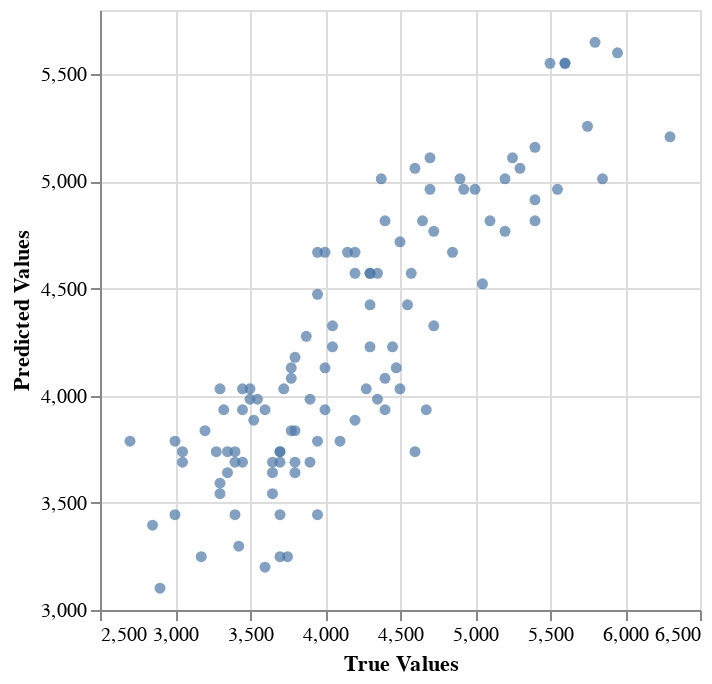

The cell this chart's notebook holds for it:
### Markdown cell above
### D)

Evaluate the model on the test dataset, i.e. for every penguin in the test set (only), use your linear model from (C) to predict body mass from flipper length, storing results in an array called `y_test_pred`. Make a scatter plot of true vs predicted mass.

### Code cell
y_test_pred = model.predict(X_test)

predictions = pd.DataFrame()
predictions['actual'] = y_test
predictions['predicted'] = y_test_pred

alt.Chart(predictions).encode(
    x = alt.X('actual', scale = alt.Scale(zero = False), title = "True Values"),
    y = alt.Y('predicted', scale = alt.Scale(zero = False), title = "Predicted Values")
).mark_circle()

### Figure 1 — Vega-Lite specification as saved in the notebook (floating-point values rounded to 4 significant figures)
{"config": {"view": {"continuousWidth": 300, "continuousHeight": 300}}, "data": {"name": "data-4efa70a13f297f13a67dbd64296435a1"}, "mark": {"type": "circle"}, "encoding": {"x": {"field": "actual", "scale": {"zero": false}, "title": "True Values", "type": "quantitative"}, "y": {"field": "predicted", "scale": {"zero": false}, "title": "Predicted Values", "type": "quantitative"}}, "$schema": "https://vega.github.io/schema/vega-lite/v5.8.0.json", "datasets": {"data-4efa70a13f297f13a67dbd64296435a1": [{"actual": 3950.0, "predicted": 3788.0}, {"actual": 4300.0, "predicted": 4571.0}, {"actual": 3600.0, "predicted": 3934.0}, {"actual": 3400.0, "predicted": 3690.0}, {"actual": 5200.0, "predicted": 5012.0}, {"actual": 4300.0, "predicted": 4228.0}, {"actual": 2900.0, "predicted": 3102.0}, {"actual": 3650.0, "predicted": 3543.0}, {"actual": 4300.0, "predicted": 4571.0}, {"actual": 3500.0, "predicted": 3983.0}, {"actual": 3775.0, "predicted": 4081.0}, {"actual": 3650.0, "predicted": 3690.0}, {"actual": 2850.0, "predicted": 3396.0}, {"actual": 3400.0, "predicted": 3739.0}, {"actual": 3950.0, "predicted": 4473.0}, {"actual": 3700.0, "predicted": 3445.0}, {"actual": 3950.0, "predicted": 4669.0}, {"actual": 3700.0, "predicted": 3739.0}, {"actual": 4675.0, "predicted": 3934.0}, {"actual": 3275.0, "predicted": 3739.0}, {"actual": 5100.0, "predicted": 4816.0}, {"actual": 4000.0, "predicted": 4130.0}, {"actual": 4275.0, "predicted": 4032.0}, {"actual": 3175.0, "predicted": 3249.0}, {"actual": 3775.0, "predicted": 4130.0}, {"actual": 3950.0, "predicted": 3445.0}, {"actual": 4925.0, "predicted": 4963.0}, {"actual": 3450.0, "predicted": 3934.0}, {"actual": 5300.0, "predicted": 5061.0}, {"actual": 5050.0, "predicted": 4522.0}, {"actual": 3725.0, "predicted": 4032.0}, {"actual": 4575.0, "predicted": 4571.0}, {"actual": 5250.0, "predicted": 5110.0}, {"actual": 4600.0, "predicted": 3739.0}, {"actual": 4700.0, "predicted": 5110.0}, {"actual": 3500.0, "predicted": 4032.0}, {"actual": 3350.0, "predicted": 3641.0}, {"actual": 4050.0, "predicted": 4326.0}, {"actual": 3700.0, "predicted": 3690.0}, {"actual": 2700.0, "predicted": 3788.0}, {"actual": 4725.0, "predicted": 4326.0}, {"actual": 5750.0, "predicted": 5257.0}, {"actual": 4500.0, "predicted": 4718.0}, {"actual": 4400.0, "predicted": 3934.0}, {"actual": 4725.0, "predicted": 4767.0}, {"actual": 4850.0, "predicted": 4669.0}, {"actual": 4500.0, "predicted": 4032.0}, {"actual": 3300.0, "predicted": 3592.0}, {"actual": 4350.0, "predicted": 3983.0}, {"actual": 5400.0, "predicted": 4816.0}, {"actual": 4100.0, "predicted": 3788.0}, {"actual": 3325.0, "predicted": 3934.0}, {"actual": 3900.0, "predicted": 3690.0}, {"actual": 4900.0, "predicted": 5012.0}, {"actual": 5000.0, "predicted": 4963.0}, {"actual": 4200.0, "predicted": 4669.0}, {"actual": 4375.0, "predicted": 5012.0}, {"actual": 4300.0, "predicted": 4424.0}, {"actual": 5600.0, "predicted": 5551.0}, {"actual": 5600.0, "predicted": 5551.0}, {"actual": 3775.0, "predicted": 3837.0}, {"actual": 4400.0, "predicted": 4816.0}, {"actual": 5400.0, "predicted": 5159.0}, {"actual": 3400.0, "predicted": 3445.0}, {"actual": 3800.0, "predicted": 3690.0}, {"actual": 4000.0, "predicted": 3934.0}, {"actual": 4450.0, "predicted": 4228.0}, {"actual": 4600.0, "predicted": 5061.0}, {"actual": 3300.0, "predicted": 4032.0}, {"actual": 4550.0, "predicted": 4424.0}, {"actual": 4050.0, "predicted": 4228.0}, {"actual": 4200.0, "predicted": 3886.0}, {"actual": 4200.0, "predicted": 4571.0}, {"actual": 4000.0, "predicted": 4669.0}, {"actual": 5800.0, "predicted": 5649.0}, {"actual": 3800.0, "predicted": 3837.0}, {"actual": 4400.0, "predicted": 4081.0}, {"actual": 5200.0, "predicted": 4767.0}, {"actual": 3600.0, "predicted": 3200.0}, {"actual": 3750.0, "predicted": 3249.0}, {"actual": 5550.0, "predicted": 4963.0}, {"actual": 3650.0, "predicted": 3641.0}, {"actual": 3050.0, "predicted": 3690.0}, {"actual": 5850.0, "predicted": 5012.0}, {"actual": 4700.0, "predicted": 4963.0}, {"actual": 3550.0, "predicted": 3983.0}, {"actual": 3700.0, "predicted": 3739.0}, {"actual": 3800.0, "predicted": 4179.0}, {"actual": 3200.0, "predicted": 3837.0}, {"actual": 3425.0, "predicted": 3298.0}, {"actual": 5950.0, "predicted": 5600.0}, {"actual": 3450.0, "predicted": 4032.0}, {"actual": 6300.0, "predicted": 5208.0}, {"actual": 4650.0, "predicted": 4816.0}, {"actual": 4150.0, "predicted": 4669.0}, {"actual": 3000.0, "predicted": 3445.0}, {"actual": 3875.0, "predicted": 4277.0}, {"actual": 3350.0, "predicted": 3739.0}, {"actual": 4475.0, "predicted": 4130.0}, {"actual": 3000.0, "predicted": 3788.0}, {"actual": 5500.0, "predicted": 5551.0}, {"actual": 3800.0, "predicted": 3641.0}, {"actual": 4350.0, "predicted": 4571.0}, {"actual": 5400.0, "predicted": 4914.0}, {"actual": 3300.0, "predicted": 3543.0}, {"actual": 3700.0, "predicted": 3249.0}, {"actual": 3900.0, "predicted": 3983.0}, {"actual": 3450.0, "predicted": 3690.0}, {"actual": 3050.0, "predicted": 3739.0}, {"actual": 3525.0, "predicted": 3886.0}]}}
